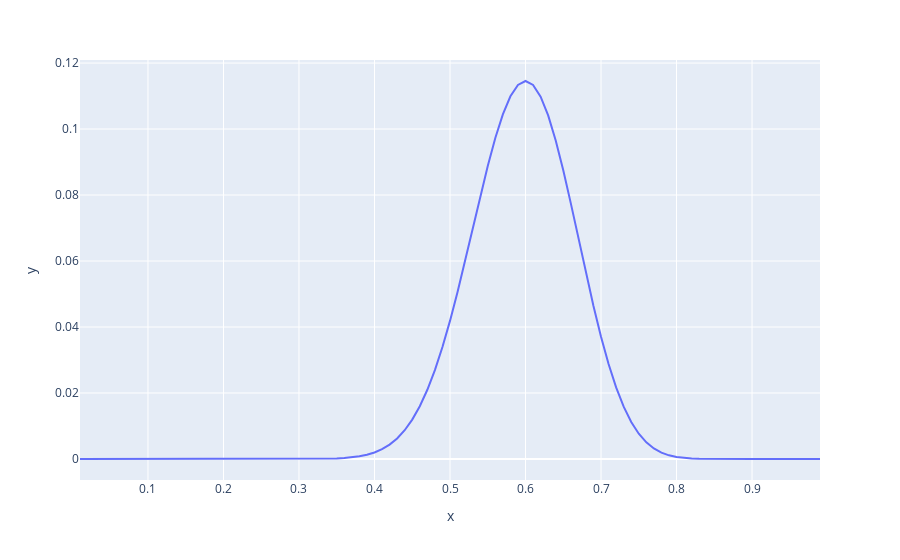

This figure's notebook cell:
### Markdown cell above
$Bin(n, p)={n \choose k} p^k(1-p)^{n-k}$

### Code cell
def n_choose_k(n,k):
    return np.math.factorial(n)/(np.math.factorial(k)*np.math.factorial(n-k))

def binomial_p(n, k, p):
    return n_choose_k(n,k) * p**k * (1-p)**(n-k)

def binomial_likelihood(n,k):
    return [binomial_p(n, k, p/100) for p in range(1, 100)]

px.line(x=[x/100 for x in range(1,100)], y=binomial_likelihood(50,30))
